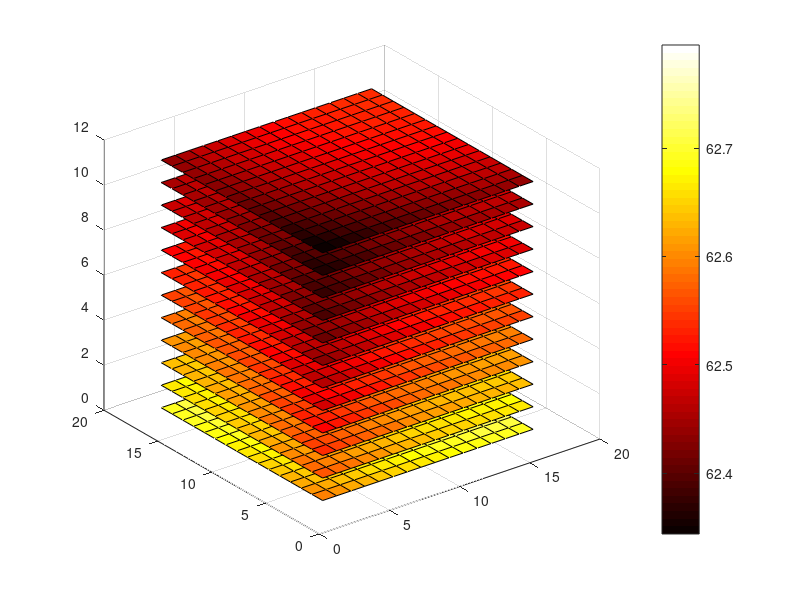

Reproduce this figure in MATLAB.
%% ME 3345
%% Spring 2015
%% Team project -- Topic 2 (Heat sink problem)
%% AUTHOR:  Tiancheng Gong

%% PURPOSE: 
%      Find and plot the temperature distribution of the heat sink, find
%  the position with the highest temperature using numerical method.

%% ASSUMPTIONS: 
%      - The heat transfer coefficient is uniform.
%      - The heat flux provided by the generation in the chip is uniform.
%      - Steady state.
%      - 3D convection.
%      - No radiation happens.
%      - The size of the block unit used is .5mm*.5mm*.5mm. The temperature
%      within in each block is uniform.
%      - The temperature of the heat sink is around 300K.
%      - The temperature of the infinite distance is the base, with the
%        value of 0, since the only thing we care is the temperature
%        difference between the chip and the environment. IT DOES NOT MEAN
%        THE TEMPERTURE IS 0 K.

%% IMPORTANT VALUES:
%      k = 237 W/m*K;
%      h = 100 W/m^2*K;
%      size = 0.5 mm = 5e(-4) m;
%      Total power = 4W;

%% ANALYSIS AND METHOD:
%      - Since the shape of the heat sink is symmetric, the model can be
%        simplized by dividing the heat sink into 4 identical parts, 4
%        squares and one rod in the middle of each square. (It can be
%        divided into at most 8 identical triangle parts, but it is not
%        easy to build this model using cube blocks.)
%      - The tool used here is the finite difference equations. For each
%        cube block unit, we can derive a finite difference equation based
%        on the temperatrue of its neighbors and the property of the
%        material. We will have n cubes as n unknowns as well as n
%        equations, thus the equations are solvable for any temperature
%        difference between the chip and the environment.
%      - Using trial and error, we will finally get a reasonable
%        temperature difference for the power of 4W. Using the solution
%        derived, we can thus plot the temperature distribution and find
%        the position of the heighest temperature.


%% PART 1: Create the array for the coefficients of the equations.
%  Linear Equations: At = B; B is all zeros.
size = .0005;
a = .008 / size;
b = .008 / size;
c = .006 / size;
total_cubes = a * b * c;
A = zeros(total_cubes, total_cubes);
B = zeros(total_cubes, 1);

% Set the value of coefficients based on finite difference theorem.
% Consider the border cubes carefully.
area = size ^ 2;
k = 237;
h = 100;
heat_from_chip = 1 / (a * b);
% for i = 1 : total_cubes
%     x = mod(i, 16);
%     y = floor(i / (a * b));
%     z = floor(mod(i, (a * b)) / a);
%     if (y == 0)
%         B(i, 1) = heat_from_chip;
%     end
%     if (y == (c - 1))
%     end
% end
for x = 0 : (a - 1)
    for y = 0 : (b - 1)
        for z = 0 : (c - 1)
            cur_index = z * (a * b) + y * a + x + 1;
            % left neighbor
            if (x ~= 0)
                left_index = cur_index - 1;
                coe = k / size * area;
                A(cur_index, left_index) = - coe;
                A(cur_index, cur_index) = A(cur_index, cur_index) + coe;
            else
                coe = h * area;
                A(cur_index, cur_index) = A(cur_index, cur_index) + coe;
            end
            % right neighbor
            if (x ~= (a - 1))
                right_index = cur_index + 1;
                coe = k / size * area;
                A(cur_index, right_index) = - coe;
                A(cur_index, cur_index) = A(cur_index, cur_index) + coe;
            end
            % front neighbor
            if (y ~= 0)
                front_index = cur_index - a;
                coe = k / size * area;
                A(cur_index, front_index) = - coe;
                A(cur_index, cur_index) = A(cur_index, cur_index) + coe;
            else
                coe = h * area;
                A(cur_index, cur_index) = A(cur_index, cur_index) + coe;
            end
            % back neighbor
            if (y ~= (b - 1))
                back_index = cur_index + a;
                coe = k / size * area;
                A(cur_index, back_index) = - coe;
                A(cur_index, cur_index) = A(cur_index, cur_index) + coe;
            end
            % down neighbor
            if (z ~= 0)
                down_index = cur_index - a * b;
                coe = k / size * area;
                A(cur_index, down_index) = - coe;
                A(cur_index, cur_index) = A(cur_index, cur_index) + coe;
            else
                B(cur_index, 1) = B(cur_index, 1) + heat_from_chip;
            end
            % top neighbor
            if (z ~= (c - 1))
                top_index = cur_index +  a * b;
                coe = k / size * area;
                A(cur_index, top_index) = - coe;
                A(cur_index, cur_index) = A(cur_index, cur_index) + coe;
            else
                coe = h * area;
                A(cur_index, cur_index) = A(cur_index, cur_index) + coe;
            end
        end
    end
end

% find the solution
T = A \ B;

T_plot = zeros(a, b, c);
for x = 1 : a
    for y = 1 : b
        for z = 1 : c
            index = (z - 1) * (a * b) + (y - 1) * a + x;
            T_plot(x, y, z) = T(index);
        end
    end
end

[x, y, z] = meshgrid(1 : a, 1 : b, 1 : c);
zslice = 1 : c;
slice(x, y, z, T_plot, [], [], zslice);
colormap hot;
colorbar;
% v = rand([10 10 10]);
% [x,y,z] = meshgrid(1:10,1:10,1:10);
% zslice = 1:10;
% slice(x,y,z,v,[],[],zslice)
% colormap hot;
% colorbar;